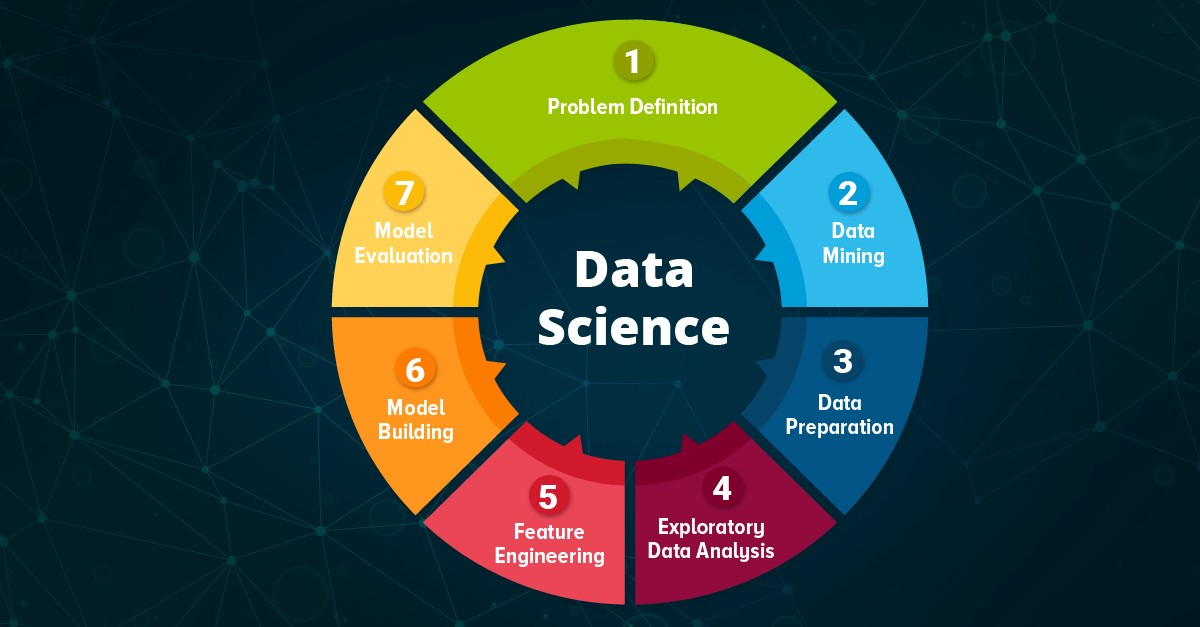
#> input picture posts/series/cv-foundations/images/image.jpg, 1200 x 627 px
$ jupyter execute base.ipynb   (shell and % lines are left out)
#> lines starting #> are read from the running program, lines starting #| are printed output that depends on the picture; after the words box and inside, x2 and y2 are one past the last pixel; in counts of white or black regions, pixels touching at a corner belong together
[cell 1]
# imports
import os
import sys
import types
import json

# figure size/format
fig_width = 7
fig_height = 5
fig_format = 'retina'
fig_dpi = 96

# matplotlib defaults / format
try:
  import matplotlib.pyplot as plt
  plt.rcParams['figure.figsize'] = (fig_width, fig_height)
  plt.rcParams['figure.dpi'] = fig_dpi
  plt.rcParams['savefig.dpi'] = fig_dpi
  from IPython.display import set_matplotlib_formats
  set_matplotlib_formats(fig_format)
except Exception:
  pass

# plotly use connected mode
try:
  import plotly.io as pio
  pio.renderers.default = "notebook_connected"
except Exception:
  pass

# enable pandas latex repr when targeting pdfs
try:
  import pandas as pd
  if fig_format == 'pdf':
    pd.set_option('display.latex.repr', True)
except Exception:
  pass


# output kernel dependencies
kernel_deps = dict()
for module in list(sys.modules.values()):
  # Some modules play games with sys.modules (e.g. email/__init__.py
  # in the standard library), and occasionally this can cause strange
  # failures in getattr.  Just ignore anything that's not an ordinary
  # module.
  if not isinstance(module, types.ModuleType):
    continue
  path = getattr(module, "__file__", None)
  if not path:
    continue
  if path.endswith(".pyc") or path.endswith(".pyo"):
    path = path[:-1]
  if not os.path.exists(path):
    continue
  kernel_deps[path] = os.stat(path).st_mtime
print(json.dumps(kernel_deps))

# set run_path if requested
if r'/home/hasan/Schreibtisch/projects/git_data/quarto_blog_hasan/posts/series/cv-foundations':
  os.chdir(r'/home/hasan/Schreibtisch/projects/git_data/quarto_blog_hasan/posts/series/cv-foundations')

# reset state

def ojs_define(**kwargs):
  import json
  try:
    # IPython 7.14 preferred import
    from IPython.display import display, HTML
  except:
    from IPython.core.display import display, HTML

  # do some minor magic for convenience when handling pandas
  # dataframes
  def convert(v):
    try:
      import pandas as pd
    except ModuleNotFoundError: # don't do the magic when pandas is not available
      return v
    if type(v) == pd.Series:
      v = pd.DataFrame(v)
    if type(v) == pd.DataFrame:
      j = json.loads(v.T.to_json(orient='split'))
      return dict((k,v) for (k,v) in zip(j["index"], j["data"]))
    else:
      return v

  v = dict(contents=list(dict(name=key, value=convert(value)) for (key, value) in kwargs.items()))
  display(HTML('<script type="ojs-define">' + json.dumps(v) + '</script>'), metadata=dict(ojs_define = True))
globals()["ojs_define"] = ojs_define

[cell 2]
# | eval: true
import cv2
import numpy as np
import matplotlib.pyplot as plt

# Load and prepare image
img = cv2.imread('images/image.jpg')
#> img is the input picture: shape (627, 1200, 3); mean B, G, R 54.5, 62.1, 43.3
img_rgb = cv2.cvtColor(img, cv2.COLOR_BGR2RGB)
gray = cv2.cvtColor(img_rgb, cv2.COLOR_RGB2GRAY)
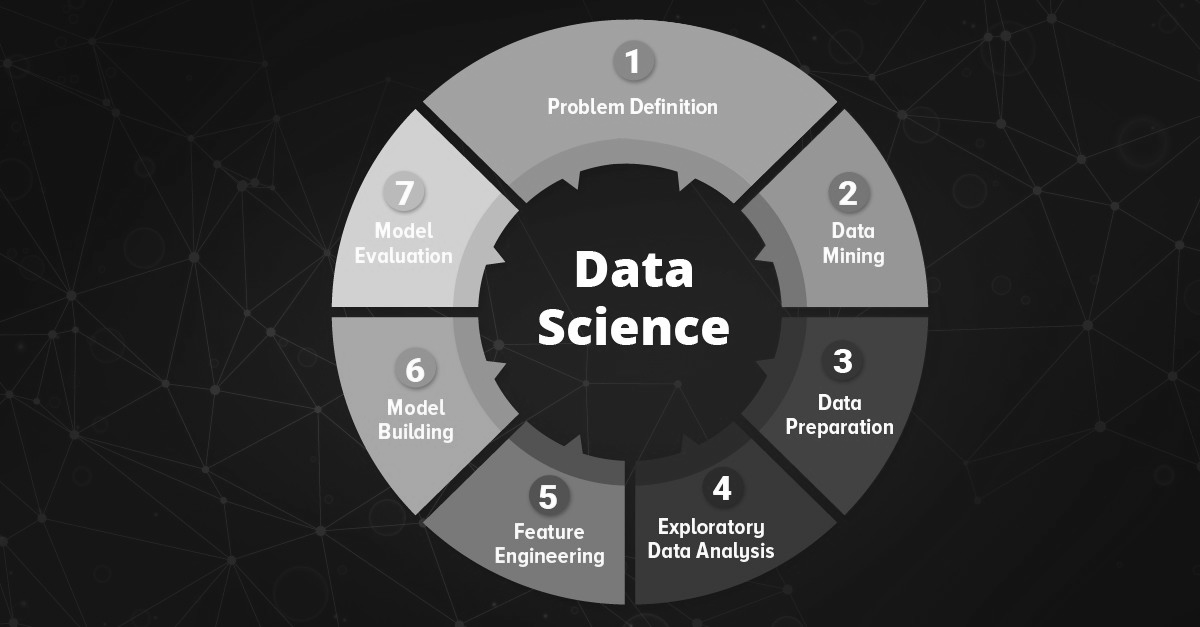
#> gray: shape (627, 1200); min 9, max 255, mean 55.5

# Apply Canny edge detection
edges = cv2.Canny(gray, 50, 150)
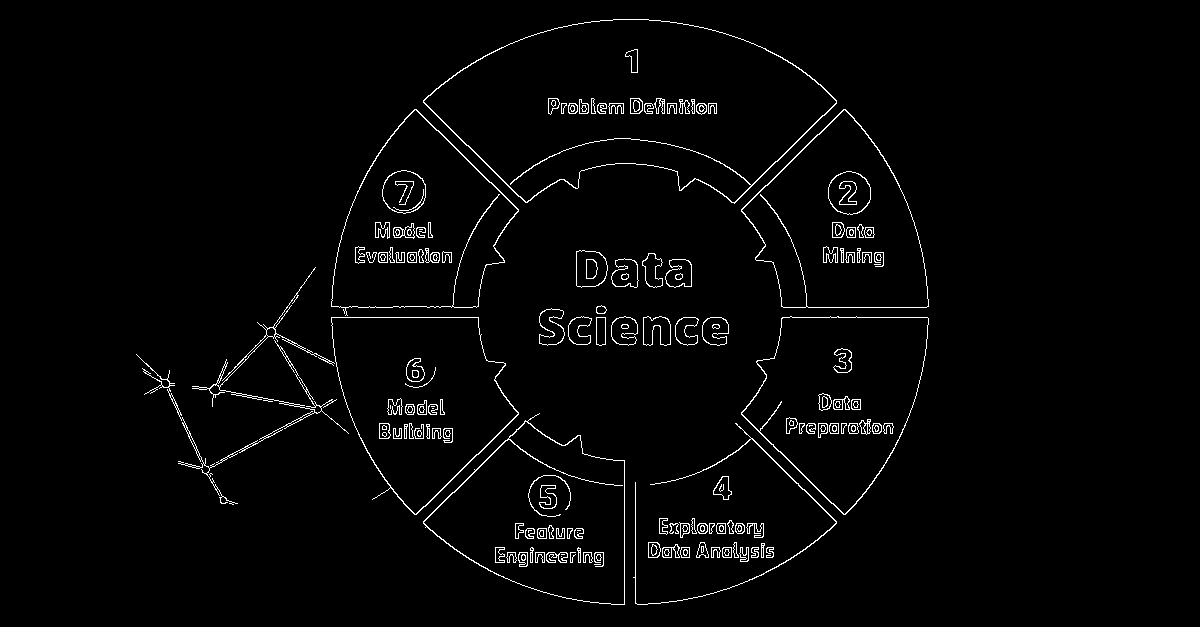
#> edges: shape (627, 1200); 2.2% white in thin lines or dots, all inside (x1, y1, x2, y2) = (136, 19, 929, 605)

# Display the results
plt.figure(figsize=(15, 5))
#> (this line was passed over: IPython is not available in this run)

plt.subplot(1, 3, 1)
#> (this line was passed over: IPython is not available in this run)
plt.imshow(img_rgb)
#> (this line was passed over: IPython is not available in this run)
plt.title("Original Image")
#> (this line was passed over: IPython is not available in this run)
plt.axis('off')
#> (this line was passed over: IPython is not available in this run)

plt.subplot(1, 3, 2)
#> (this line was passed over: IPython is not available in this run)
plt.imshow(gray, cmap='gray')
#> (this line was passed over: IPython is not available in this run)
plt.title("Grayscale")
plt.axis('off')

plt.subplot(1, 3, 3)
plt.imshow(edges, cmap='gray')
plt.title("Canny Edges")
plt.axis('off')

plt.tight_layout()
plt.show()

print(f"Found edges in {np.sum(edges > 0)} pixels out of {edges.size} total pixels")
